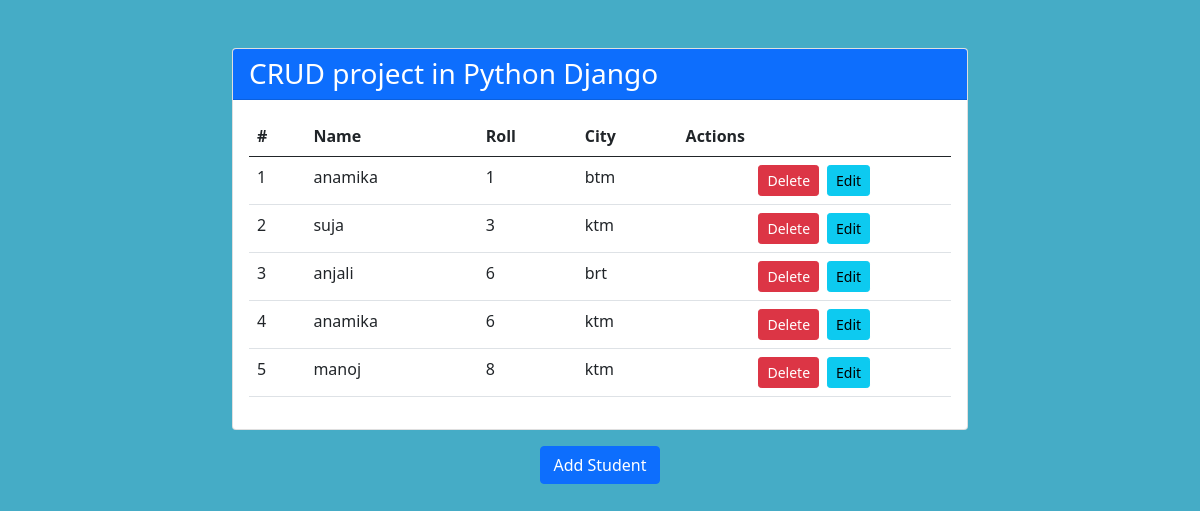
Before: / with the older database file.
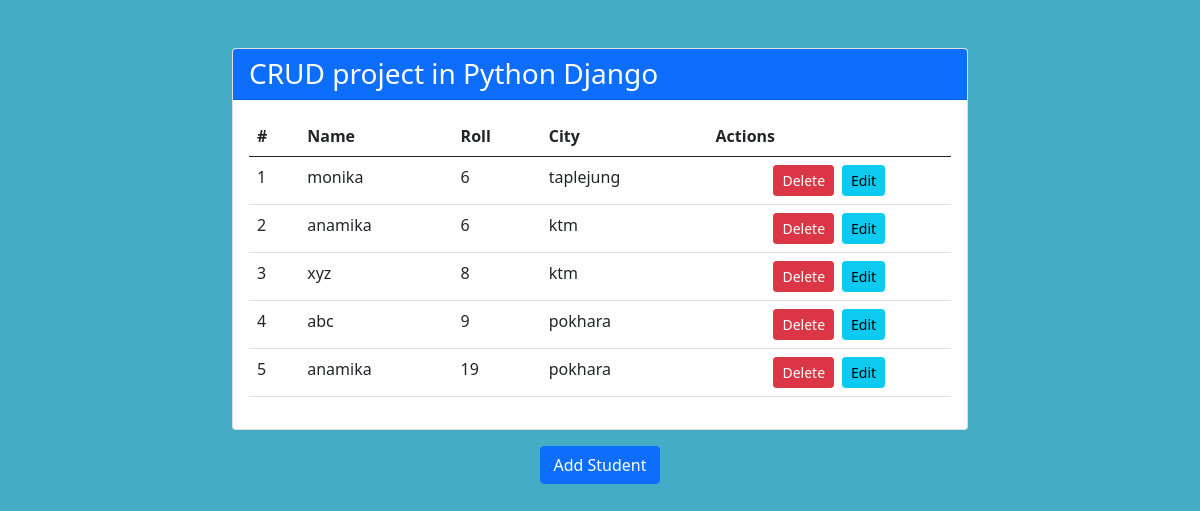
After: the same page with the newer database file.
### crudapp/models.py (models this page shows)
class Student(models.Model):
    name = models.CharField(max_length=60)
    roll = models.IntegerField()
    city = models.CharField(max_length=100)

### crudapp/views.py (the view)
# urls.py: 2. Add a URL to urlpatterns:  path('', Home.as_view(), name='home')
class Home(View):
    def get(self, request):
        stu_data = Student.objects.all()
        return render(request, 'core/home.html', {'studata':stu_data})

### crudapp/templates/core/home.html (shortened to what this page needs)
{% extends "core/base.html" %}
{% block main_content %}
<section class="container py-5">
    <div class="row justify-content-center">
        <div class="col-md-8">
            <div class="card">
                <div class="card-header bg-primary text-white">
                    <h3 class="card-title mb-0">CRUD project in Python Django</h3>
                </div>
                <div class="card-body">
                    <div class="table-responsive">
                        <table class="table table-hover">
                            <thead>
                                <tr>
                                    <th scope="col">#</th>
                                    <th scope="col">Name</th>
                                    <th scope="col">Roll</th>
                                    <th scope="col">City</th>
                                    <th scope="col">Actions</th>
                                </tr>
                            </thead>
                            <tbody>
                                {% for stud in studata %}
                                <tr>
                                    <td>{{ forloop.counter }}</td>
                                    <td>{{ stud.name }}</td>
                                    <td>{{ stud.roll }}</td>
                                    <td>{{ stud.city }}</td>
                                    <td>
                                        <div class="d-flex justify-content-center">
                                            <form action="{% url 'delete-student' %}" method="POST" class="me-2">
                                                <button type="submit" class="btn btn-danger btn-sm">Delete</button>
                                            </form>
                                            <a href="{% url 'edit-student' stud.id %}" class="btn btn-info btn-sm">Edit</a>
                                        </div>
                                    </td>
                                </tr>
                                {% endfor %}
                            </tbody>
                        </table>
                    </div>
                </div>
            </div>
        </div>
    </div>
    <div class="row justify-content-center mt-3">
        <div class="col-md-8 text-center">
            <a href="{% url 'add-student' %}" class="btn btn-primary">Add Student</a>
        </div>
    </div>
</section>
{% endblock %}

### crudapp/templates/core/base.html (shortened to what this page needs)
<!doctype html>
<html lang="en">
  <head>
     {% load static %}
    <link href="https://cdn.jsdelivr.net/npm/bootstrap@5.0.2/dist/css/bootstrap.min.css" rel="stylesheet">
    <link rel="stylesheet" href="{% static 'css/base.css' %}">
  </head>
  <body>
    {% block main_content %}{% endblock main_content %}
  </body>
</html>

### crudapp/static/css/base.css (style rules this page uses)
body { background-color:#45acc6; }

Changed rows visible on the page:
removed Student: name "anamika", roll "1", city "btm"
removed Student: name "suja", roll "3", city "ktm"
changed Student: name "anjali" → "monika"; city "brt" → "taplejung"
changed Student: name "manoj" → "xyz"
added Student: name "abc", roll "9", city "pokhara"
added Student: name "anamika", roll "19", city "pokhara"
